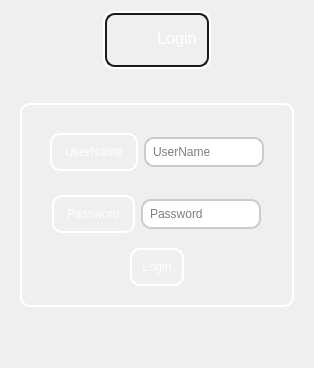
            <widget class="QWidget" name="Login_In_Page">
             <layout class="QVBoxLayout" name="verticalLayout_11">
              <item alignment="Qt::AlignHCenter">
               <widget class="QFrame" name="frame_16">
                <property name="styleSheet">
                 <string notr="true">QFrame{
    border-radius: 10px;
    border: 2px solid  white;
color:white;}</string>
                </property>
                <property name="frameShape">
                 <enum>QFrame::StyledPanel</enum>
                </property>
                <property name="frameShadow">
                 <enum>QFrame::Raised</enum>
                </property>
                <layout class="QVBoxLayout" name="verticalLayout_18">
                 <property name="spacing">
                  <number>0</number>
                 </property>
                 <property name="leftMargin">
                  <number>0</number>
                 </property>
                 <property name="topMargin">
                  <number>0</number>
                 </property>
                 <property name="rightMargin">
                  <number>0</number>
                 </property>
                 <property name="bottomMargin">
                  <number>0</number>
                 </property>
                 <item alignment="Qt::AlignHCenter|Qt::AlignVCenter">
                  <widget class="QFrame" name="frame_3">
                   <property name="styleSheet">
                    <string notr="true">QFrame{
    border-radius: 10px;
    border: 2px solid  hsl(0, 0%, 10%);;
    padding: 5px;
}
QLabel{
border:0px;
}</string>
                   </property>
                   <property name="frameShape">
                    <enum>QFrame::StyledPanel</enum>
                   </property>
                   <property name="frameShadow">
                    <enum>QFrame::Raised</enum>
                   </property>
                   <layout class="QHBoxLayout" name="horizontalLayout_21">
                    <property name="spacing">
                     <number>0</number>
                    </property>
                    <property name="leftMargin">
                     <number>0</number>
                    </property>
                    <property name="topMargin">
                     <number>0</number>
                    </property>
                    <property name="rightMargin">
                     <number>0</number>
                    </property>
                    <property name="bottomMargin">
                     <number>0</number>
                    </property>
                    <item>
                     <widget class="QLabel" name="label_8">
                      <property name="minimumSize">
                       <size>
                        <width>40</width>
                        <height>40</height>
                       </size>
                      </property>
                      <property name="maximumSize">
                       <size>
                        <width>40</width>
                        <height>40</height>
                       </size>
                      </property>
                      <property name="text">
                       <string/>
                      </property>
                      <property name="pixmap">
                       <pixmap resource="../Qss/icons/_icons.qrc">:/icons/fd5028/feather/user.png</pixmap>
                      </property>
                      <property name="scaledContents">
                       <bool>true</bool>
                      </property>
                     </widget>
                    </item>
                    <item>
                     <widget class="QLabel" name="label_15">
                      <property name="font">
                       <font>
                        <pointsize>12</pointsize>
                       </font>
                      </property>
                      <property name="layoutDirection">
                       <enum>Qt::LeftToRight</enum>
                      </property>
                      <property name="styleSheet">
                       <string notr="true"/>
                      </property>
                      <property name="text">
                       <string>Login</string>
                      </property>
                      <property name="alignment">
                       <set>Qt::AlignHCenter|Qt::AlignTop</set>
                      </property>
                     </widget>
                    </item>
                   </layout>
                  </widget>
                 </item>
                </layout>
               </widget>
              </item>
              <item>
               <widget class="QFrame" name="frame_17">
                <property name="sizePolicy">
                 <sizepolicy hsizetype="Preferred" vsizetype="Expanding">
                  <horstretch>0</horstretch>
                  <verstretch>0</verstretch>
                 </sizepolicy>
                </property>
                <property name="styleSheet">
                 <string notr="true">QFrame,#Login_info_after_check{
border:0px;
}
#Pass_input_login::placeholder {
    color: #BBBBBB; /* This sets the placeholder color to a duller white */
}
QPushButton{
	border:2px solid white;
}

QLabel,QPushButton,#Login_Box{
    border-radius: 10px;
    border: 2px solid  white;
    padding: 10px;
color:white;
}
QLineEdit {
    border-radius: 10px;
    border: 2px solid #ccc;
    padding: 5px;
}
QPushButton:hover {
    background-color: #394B5A;
}
QLineEdit:focus {
    border-color: hsl(0, 0%, 30%);
}
</string>
                </property>
                <property name="frameShape">
                 <enum>QFrame::StyledPanel</enum>
                </property>
                <property name="frameShadow">
                 <enum>QFrame::Raised</enum>
                </property>
                <layout class="QVBoxLayout" name="verticalLayout_21">
                 <property name="spacing">
                  <number>6</number>
                 </property>
                 <property name="topMargin">
                  <number>28</number>
                 </property>
                 <property name="bottomMargin">
                  <number>10</number>
                 </property>
                 <item alignment="Qt::AlignHCenter">
                  <widget class="QFrame" name="Login_Box">
                   <property name="styleSheet">
                    <string notr="true">#Sign_Up_Info_Box{

    border-radius: 10px;
    border: 2px solid  hsl(0, 0%, 10%);;
    padding: 5px;
}</string>
                   </property>
                   <property name="frameShape">
                    <enum>QFrame::StyledPanel</enum>
                   </property>
                   <property name="frameShadow">
                    <enum>QFrame::Raised</enum>
                   </property>
                   <layout class="QVBoxLayout" name="verticalLayout_20">
                    <item alignment="Qt::AlignHCenter">
                     <widget class="QFrame" name="UserName_box_login">
                      <property name="frameShape">
                       <enum>QFrame::StyledPanel</enum>
                      </property>
                      <property name="frameShadow">
                       <enum>QFrame::Raised</enum>
                      </property>
                      <layout class="QHBoxLayout" name="horizontalLayout_25">
                       <item>
                        <widget class="QLabel" name="label_18">
                         <property name="text">
                          <string>UserName</string>
                         </property>
                        </widget>
                       </item>
                       <item>
                        <widget class="QLineEdit" name="Username_input_login">
                         <property name="palette">
                          <palette>
                           <active>
                            <colorrole role="Button">
                             <brush brushstyle="SolidPattern">
                              <color alpha="255">
                               <red>20</red>
                               <green>28</green>
                               <blue>36</blue>
                              </color>
                             </brush>
                            </colorrole>
                            <colorrole role="Base">
                             <brush brushstyle="SolidPattern">
                              <color alpha="255">
                               <red>20</red>
                               <green>28</green>
                               <blue>36</blue>
                              </color>
                             </brush>
                            </colorrole>
                            <colorrole role="Window">
                             <brush brushstyle="SolidPattern">
                              <color alpha="255">
                               <red>20</red>
                               <green>28</green>
                               <blue>36</blue>
                              </color>
                             </brush>
                            </colorrole>
                           </active>
                           <inactive>
                            <colorrole role="Button">
                             <brush brushstyle="SolidPattern">
                              <color alpha="255">
                               <red>20</red>
                               <green>28</green>
                               <blue>36</blue>
                              </color>
                             </brush>
                            </colorrole>
                            <colorrole role="Base">
                             <brush brushstyle="SolidPattern">
                              <color alpha="255">
                               <red>20</red>
                               <green>28</green>
                               <blue>36</blue>
                              </color>
                             </brush>
                            </colorrole>
                            <colorrole role="Window">
                             <brush brushstyle="SolidPattern">
                              <color alpha="255">
                               <red>20</red>
                               <green>28</green>
                               <blue>36</blue>
                              </color>
                             </brush>
                            </colorrole>
                           </inactive>
                           <disabled>
                            <colorrole role="Button">
                             <brush brushstyle="SolidPattern">
                              <color alpha="255">
                               <red>20</red>
                               <green>28</green>
                               <blue>36</blue>
                              </color>
                             </brush>
                            </colorrole>
                            <colorrole role="Base">
                             <brush brushstyle="SolidPattern">
                              <color alpha="255">
                               <red>20</red>
                               <green>28</green>
                               <blue>36</blue>
                              </color>
                             </brush>
                            </colorrole>
                            <colorrole role="Window">
                             <brush brushstyle="SolidPattern">
                              <color alpha="255">
                               <red>20</red>
                               <green>28</green>
                               <blue>36</blue>
                              </color>
                             </brush>
                            </colorrole>
                           </disabled>
                          </palette>
                         </property>
                         <property name="placeholderText">
                          <string>UserName</string>
                         </property>
                        </widget>
                       </item>
                      </layout>
                     </widget>
                    </item>
                    <item alignment="Qt::AlignHCenter">
                     <widget class="QFrame" name="Password_box_login">
                      <property name="frameShape">
                       <enum>QFrame::StyledPanel</enum>
                      </property>
                      <property name="frameShadow">
                       <enum>QFrame::Raised</enum>
                      </property>
                      <layout class="QHBoxLayout" name="horizontalLayout_27">
                       <item>
                        <widget class="QLabel" name="label_20">
                         <property name="text">
                          <string>Password</string>
                         </property>
                        </widget>
                       </item>
                       <item>
                        <widget class="QLineEdit" name="Pass_input_login">
                         <property name="palette">
                          <palette>
                           <active>
                            <colorrole role="Button">
                             <brush brushstyle="SolidPattern">
                              <color alpha="255">
                               <red>20</red>
                               <green>28</green>
                               <blue>36</blue>
                              </color>
                             </brush>
                            </colorrole>
                            <colorrole role="Base">
                             <brush brushstyle="SolidPattern">
                              <color alpha="255">
                               <red>20</red>
                               <green>28</green>
                               <blue>36</blue>
                              </color>
                             </brush>
                            </colorrole>
                            <colorrole role="Window">
                             <brush brushstyle="SolidPattern">
                              <color alpha="255">
                               <red>20</red>
                               <green>28</green>
                               <blue>36</blue>
                              </color>
                             </brush>
                            </colorrole>
                           </active>
                           <inactive>
                            <colorrole role="Button">
                             <brush brushstyle="SolidPattern">
                              <color alpha="255">
                               <red>20</red>
                               <green>28</green>
                               <blue>36</blue>
                              </color>
                             </brush>
                            </colorrole>
                            <colorrole role="Base">
                             <brush brushstyle="SolidPattern">
                              <color alpha="255">
                               <red>20</red>
                               <green>28</green>
                               <blue>36</blue>
                              </color>
                             </brush>
                            </colorrole>
                            <colorrole role="Window">
                             <brush brushstyle="SolidPattern">
                              <color alpha="255">
                               <red>20</red>
                               <green>28</green>
                               <blue>36</blue>
                              </color>
                             </brush>
                            </colorrole>
                           </inactive>
                           <disabled>
                            <colorrole role="Button">
                             <brush brushstyle="SolidPattern">
                              <color alpha="255">
                               <red>20</red>
                               <green>28</green>
                               <blue>36</blue>
                              </color>
                             </brush>
                            </colorrole>
                            <colorrole role="Base">
                             <brush brushstyle="SolidPattern">
                              <color alpha="255">
                               <red>20</red>
                               <green>28</green>
                               <blue>36</blue>
                              </color>
                             </brush>
                            </colorrole>
                            <colorrole role="Window">
                             <brush brushstyle="SolidPattern">
                              <color alpha="255">
                               <red>20</red>
                               <green>28</green>
                               <blue>36</blue>
                              </color>
                             </brush>
                            </colorrole>
                           </disabled>
                          </palette>
                         </property>
                         <property name="echoMode">
                          <enum>QLineEdit::Password</enum>
                         </property>
                         <property name="placeholderText">
                          <string>Password</string>
                         </property>
                        </widget>
                       </item>
                      </layout>
                     </widget>
                    </item>
                    <item alignment="Qt::AlignHCenter">
                     <widget class="QPushButton" name="Login_Check_btn">
                      <property name="cursor">
                       <cursorShape>PointingHandCursor</cursorShape>
                      </property>
                      <property name="text">
                       <string>Login</string>
                      </property>
                      <property name="icon">
                       <iconset resource="../Qss/icons/_icons.qrc">
                        <normaloff>:/icons/fd5028/feather/user.png</normaloff>:/icons/fd5028/feather/user.png</iconset>
                      </property>
                     </widget>
                    </item>
                   </layout>
                  </widget>
                 </item>
                 <item alignment="Qt::AlignHCenter|Qt::AlignVCenter">
                  <widget class="QLabel" name="Login_info_after_check">
                   <property name="text">
                    <string/>
                   </property>
                  </widget>
                 </item>
                </layout>
               </widget>
              </item>
             </layout>
            </widget>
